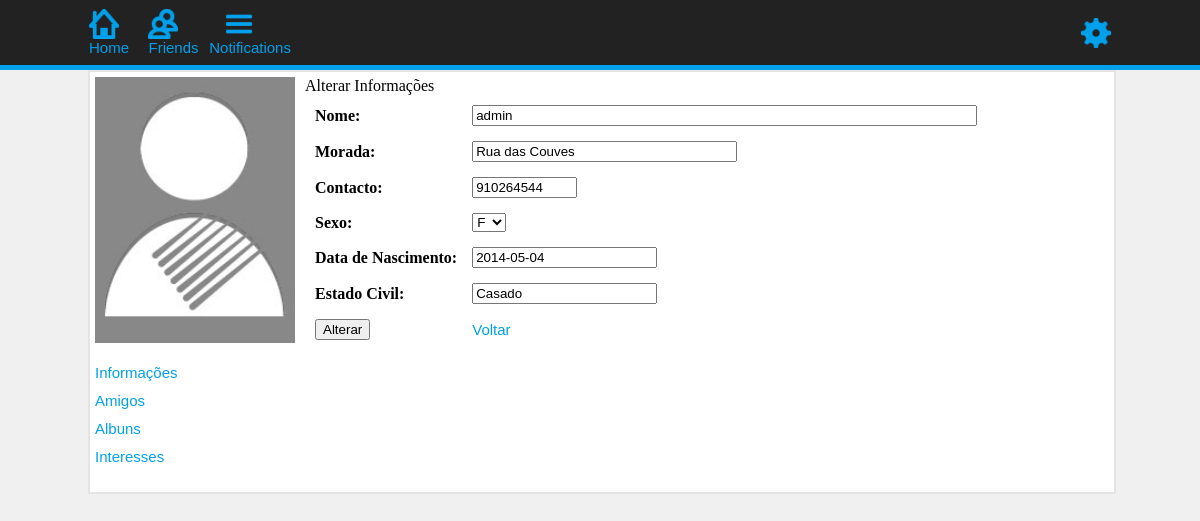
Page /RedeSocial/users/index.php?pg=home&pg_m=informacoes&funcao=alterar&id=2 (signed in) on the committed database.
### tables this page shows
CREATE TABLE IF NOT EXISTS `users` (
  `id_user` int(11) NOT NULL AUTO_INCREMENT,
  `nome` varchar(200) NOT NULL,
  `data_nascimento` date NOT NULL,
  `email` varchar(200) NOT NULL,
  `password` varchar(200) NOT NULL,
  `sexo` char(1) NOT NULL,
  `morada` varchar(250) NOT NULL,
  `contacto` varchar(250) NOT NULL,
  `estado_civil` varchar(200) NOT NULL,
  PRIMARY KEY (`id_user`),
  UNIQUE KEY `id_users` (`id_user`),
  UNIQUE KEY `email` (`email`),
  UNIQUE KEY `email_2` (`email`)
);

### RedeSocial/users/informacoes.php (the view, shortened to what this page needs)
<?php
if(isset($_GET['funcao']))
$funcao=$_GET['funcao'];
else
$funcao='';
?>
<?php if($funcao=='alterar'){
	$id_user=$_GET['id'];
	$sql=mysql_query("select * from users where id_user='$id_user'");
while($linha=mysql_fetch_array($sql)){
	$id_user=$linha['id_user'];
	$nome=$linha['nome'];
	$data_nascimento=$linha['data_nascimento'];
	$sexo=$linha['sexo'];
	$morada=$linha['morada'];
	$contacto=$linha['contacto'];
	$estado_civil=$linha['estado_civil'];
}
?>
<form action="?pg=home&pg_m=informacoes&funcao=alter&id=<?php echo $id_user; ?>" method="post">
<div class="title">Alterar Informações</div>
<table cellpadding="5" cellspacing="5" border="0">
<tr><td><strong>Nome:</strong></td><td><input type="text" name="nome" value="<?php echo $nome; ?>" size="60" /></td></tr>
<tr><td><strong>Morada:</strong></td><td><input type="text" name="morada" value="<?php echo $morada; ?>" size="30" /> </td></tr>
<tr><td><strong>Contacto:</strong></td><td><input type="text" name="contacto" value="<?php echo $contacto; ?>" size="10" /></td></tr>
<tr><td><strong>Sexo:</strong></td><td><select name="sexo">
											<option value="<?php echo $sexo; ?>"><?php echo $sexo; ?></option>
                                            </select></td></tr>
<tr><td><strong>Data de Nascimento:</strong></td><td><input type="text" name="data_nascimento" value="<?php echo $data_nascimento; ?>" /></td></tr>
<tr><td><strong>Estado Civil:</strong></td><td><input type="text" name="estado_civil" value="<?php echo $estado_civil; ?>" /></td></tr>
<tr><td><input type="submit" value="Alterar" /></td><td><a href="?pg=home&pg_m=informacoes">Voltar</a></tr>
</table>
</form>
<?php } ?>

### RedeSocial/css/style.css (style rules this page uses)
body { margin:0px; padding:0px; background-color:#F0F0F0; }
a { text-decoration:none; color:#00A0EB; font-size:15px; font-family:Arial, Verdana, Geneva, sans-serif; text-align:center; text-decoration:none; }

### rows in the picture
users: nome "admin", morada "Rua das Couves", contacto "910264544", sexo "F", data_nascimento "2014-05-04", estado_civil "Casado"
